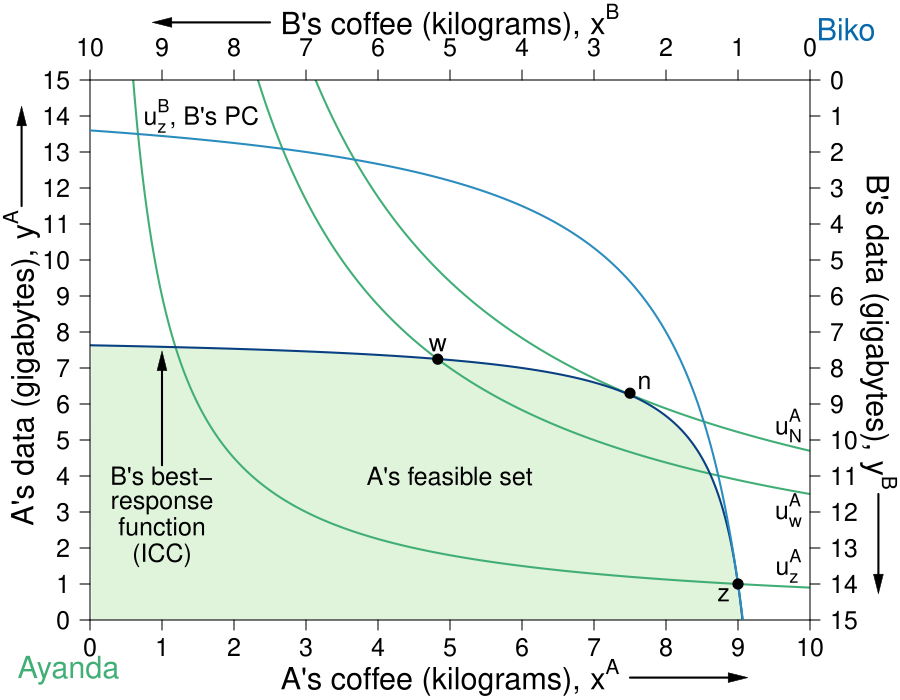

Recreate this plot in R.
#require(ggplot2)
require(shape)
pdf(file = "property/psp_offer_final_newz_initial.pdf", width = 9, height = 7)

#Set parameters for graphics
pointsize <- 1.8
axislabelsize <- 1.8
labelsize <- 1.5
namesize <- 1.8
annotatesize <- 1.5
graphlinewidth <- 2
segmentlinewidth <- 1.5

COL <- c("#7fc97f", "#beaed4", "#fdc086", "#ffff99", "#386cb0", "#f0027f", "#bf5b17", "#666666")
COLA <- c("#e0f3db", "#99d8c9","#66c2a4","#41ae76", "#238b45", "#005824")
COLB <- c("#c6dbef", "#4eb3d3", "#2b8cbe", "#0868ac","#084081")
COLC <- c("#fcfbfd", "#efedf5", "#dadaeb", "#bcbddc", "#9e9ac8", "#807dba", "#6a51a3", "#54278f", "#3f007d")

uAlog <- function(xA, yA, alpha = 1/2){
  alpha*log(xA) + (1-alpha)*log(yA)
}

indifflogA <- function(xA, U, alpha = 1/2){
  exp((U - alpha*log(xA))/(1 - alpha))
}

uBlog <- function(xA, yA, alpha = 1/2){
  alpha*log(10-xA) + (1-alpha)*log(15-yA)
}

indifflogB <- function(xA, U = uBlog(9,1), alpha = 1/2){
  15 - exp((U - alpha*log(10-xA))/(1 - alpha))
}

paretoEC <- function(x, ybar = 15, xbar = 10) {
  (ybar/xbar)*x
}

paretoEC <- function(x) {
  (3/2)*x
}

MonopolyPrice <- function(x) {
  32.8 - (6.3-1)/(2.5-1)*x 
}

OfferCurveA <- function(x) {
  x/(2*x  - 9)
}


#Use the TIOLI funciton to find what value of x you should have for point g
xatioli <- function(uza){
  exp(uza - (1/2)*log(3/2))
}

xbtioli <- function(uzb){
  exp(uzb - (1/2)*log(3/2))
}
# mrsplot <- function(x) {
#   (13/2)*(x/(9-x)^2)
# }

# OfferCurveB <- function(x) {
#   15 - (13/2)*(10 - x)/(9 - x)
# }

OfferCurveB <- function(x) {
  15 - (7*(10 - x))/(10 - x - 1/2)
}

#Deriving the offer curves: let py = 1
#wA = 8px + 2py = 8px + 2; Demand: x = w/2px => x = 4 + 1/px => px = 1/(x - 4)
#Offer curve is y = px*x => (1/(x-4))*x = x/(x-4) defined for x neq 4
#wA = 2px + 13py = 2px + 13; Demand: x = w/2px => x = 1 + 13/2px => px = 13/2(x - 1)
#B's Offer curve is y = px*x => (13/2)(1/(x-1))*x = (13/2)(x/(x-1)
#Therefore in terms of yA and xA:
#15 - y = (13/2)*(10 - x)/(10 - x - 1)
#Therefore y = 15 - (13/2)*(10-x)/(9 - x) defined for x neq 9
#The tangency of the indifference curve and the offer curve gives mrsplot
#Where mrsplot equals that offer curve, we get x = (3/17)*(51 - sqrt(221)) = 6.376576; 
#So y = 6.022321; therefore u = (6.376576^0.5)*(6.022321^0.5)



par(mar =  c(4, 4.5, 4, 4.5))
xlims <- c(0, 10)
ylims <- c(0, 15)
xlims2 <- c(10, 0)
ylims2 <- c(15, 0)
x <- seq(xlims[1], xlims[2], length.out = npts)
y <- seq(ylims[1], ylims[2], length.out = npts) 


plot(0, 0, xlim = xlims, ylim = ylims, type = "n",
     xlab = "",
     ylab = "", 
     xaxt = "n", 
     yaxt = "n", 
     cex.lab = axislabelsize, 
     bty = "n",
     xaxs="i", 
     yaxs="i")


npts <- 500 
npts2 <- 501

#Specify the sequences of points for graphing. 
xx1 <- seq(xlims[1], xlims[2], length.out = npts)
yy1 <- indiffcurveA2(xx1, U = 4, A = 1, a = 0.5)
yy2 <- indiffcurveA2(xx1)


xpolyF <- seq(from = 0, to = 9.499, length.out = 501)
ypolyF1 <- OfferCurveB(xpoly1)
polygon(c(0, xpolyF, xlims[2]), 
        c(OfferCurveB(0), 0, OfferCurveB(xpolyF)),
        border = FALSE, col = COLA[1])

# polygon(x = c(xpolyF, rev(xpolyF)), y = c(ypolyF1, rev(ypolyF1)), col=COLB[1], density=NULL, border = NA)



#I need something like xx1 with npts for 
# xpoly1 <- seq(from = 4.15, to = 7.5, length.out = 500)
# ypoly1 <- indifflogA(xpoly1, U = uAlog(7.5, 6.3))
# ypoly2 <- indifflogB(xpoly1, U = uBlog(7.5, 6.3))
# polygon(x = c(xpoly1, rev(xpoly1)), y = c(ypoly1, rev(ypoly2)), col=COL[4], density=NULL, border = NA)

a2 <- c(uAlog(9,1), uAlog(4.83, (3/2)*4.83),1.925)

contour(x, y, 
        outer(x, y, uAlog),
        drawlabels = FALSE,
        col = COLA[4],
        lwd = graphlinewidth,
        levels = a2, 
        xaxs="i", 
        yaxs="i", 
        add = TRUE)

xx2 <- seq(4, xlims[2], length.out = npts)
xx3 <- seq(xlims[1], 9.5, length.out = npts)

#Pareto efficient curve
#segments(0, 0, 10, 15, lty = 1, lwd = graphlinewidth, col = COL[2])

# text(8, 10, expression("Pareto-efficient curve"), cex = annotatesize)
# Arrows(8.5, 10.3, 8.5, 12.2, col = "black", lty = 1, lwd = backgroundlinewidth, arr.type = "triangle", arr.lwd = 0.5)



#Draw the lines for the graphs
#lines(xx1, indiffcurveA1(xx1), col = COLA[3], lwd = graphlinewidth)
#lines(xx1, indiffcurveA2(xx1), col = COLA[4], lwd = graphlinewidth)
#lines(xx1, indiffcurveA3(xx1), col = COLA[4], lwd = graphlinewidth)

#lines(xx1, mrsplot(xx1), col = COL[1], lwd = graphlinewidth)
# lines(xx1, indiffcurveBneg1(xx1, U = 5.703502), col = COLB[3], lwd = graphlinewidth)
# lines(xx1, indiffcurveBneg1(xx1), col = COLB[3], lwd = graphlinewidth)

lines(xx3, OfferCurveB(xx3), col = COLB[5], lwd = graphlinewidth)
#lines(xx1, MonopolyPrice(xx1), col = COL[8], lwd = graphlinewidth)

#Customize ticks and labels for the plot
ticksy <- seq(from = 0, to = 15, by = 1)
ylabels <- seq(from = 0, to = 15, by = 1)
ticksx <- seq(from = 0, to = 10, by = 1)
xlabels <- seq(from = 0, to = 10, by = 1)
axis(1, at = ticksx, pos = 0, labels = xlabels, cex.axis = labelsize)
axis(2, at = ticksy, pos = 0, labels = ylabels, las = 1, cex.axis = labelsize)

mtext(expression(paste("A's coffee (kilograms), ", x^A)), side=1, line = 3, cex = axislabelsize)
text(-0.95, 7, expression(paste("A's data (gigabytes), ", y^A)), xpd = TRUE, cex = axislabelsize, srt = 90) 

#Add arrows:
Arrows(-0.95, 11.5, -0.95, 14, col = "black", lty = 1, lwd = 2, arr.type = "triangle", arr.lwd = 0.5, xpd = TRUE)
Arrows(7.5, -1.6, 9, -1.6, col = "black", lty = 1, lwd = 2, arr.type = "triangle", arr.lwd = 0.5, xpd = TRUE)

#arrows(-0.75, 11.5, -0.75, 14, xpd = TRUE, length=0.1,angle=40,lwd=3)
#arrows(7.5, -1.6, 9, -1.6, xpd = TRUE, length=0.1,angle=40,lwd=3)


#Annotation of the three graphs and the NE
#text(9.6, 0.9, expression(u[1]^A))
# text(9.2, 2.4, expression(u[1]^A == u[z]^A), cex = labelsize)
# text(9.2, 4.9, expression(u[2]^A == u[a]^A), cex = labelsize)
text(9.7, 1.5, expression(u[z]^A), cex = labelsize)
text(9.7, 3.05, expression(u[w]^A), cex = labelsize)
text(9.7, 5.4, expression(u[N]^A), cex = labelsize)
#text(9.6, 5.9, expression(u[4]^A))

#Perhaps useful point to label the unused intersection of the participation constraints
#points(1.34, 12, pch = 16, col = "black", cex = 1.5)




#Label B's offer curve
text(1, 4, expression("B's best-"), cex = annotatesize)
text(1, 3.2, expression("response"), cex = annotatesize)
text(1, 2.6, expression("function"), cex = annotatesize)
text(1, 1.8, expression("(ICC)"), cex = annotatesize)
Arrows(1, 4.3, 1, 7.2, col = "black", lty = 1, lwd = 2, arr.type = "triangle", arr.lwd = 0.5)


text(5, 4, expression("A's feasible set"), cex = annotatesize)
#text(1.3, 3.2, expression("of prices"), cex = annotatesize)


#Monopoly Price Line
# text(6.5, 14.25, expression(paste("A chooses a price")), cex = annotatesize)
# text(6.5, 13.5, expression(paste("for a budget constraint")), cex = annotatesize)
# text(6.5, 12.75, expression(paste("with slope", phantom()==-p^N)), cex = annotatesize)
# Arrows(5.3, 13, 3.8, 13, col = "black", lty = 1, lwd = 2, arr.type = "triangle", arr.lwd = 0.5)


text(-0.3, -1.4, expression("Ayanda"), xpd = TRUE, cex = namesize, col = COLA[4])
text(10.5, 16.4, expression("Biko"), xpd = TRUE, cex = namesize, col = COLB[4])

#Set up second axes and labels

par(new = TRUE)

#Use the same x and ylims as previously, but with locations switched
xlims2 <- c(10, 0)
ylims2 <- c(15, 0)

#Leave the ylab and xlab blank to ensure no axes titles
plot(0, 0, xlim = xlims2, ylim = ylims2, type = "n",
     xlab = expression(paste("")),
     ylab = expression(paste("")),
     xaxt = "n", 
     yaxt = "n", 
     cex.lab = 1.3, 
     bty = "n",
     xaxs="i", 
     yaxs="i")

#Set up axes at sides 3 and 4 (top and right)
axis(side = 3, at = ticksx, pos = 0, labels = xlabels, cex.axis = labelsize)
axis(side = 4, at = ticksy, pos = 0, labels = ylabels, las = 1, cex.axis = labelsize)

text(5, -1.6, expression(paste("B's coffee (kilograms), ", x^B)), xpd = TRUE, cex = axislabelsize)
text(-0.95, 7, expression(paste("B's data (gigabytes), ", y^B)), xpd = TRUE, cex = axislabelsize, srt = 270) 

b <- c(uBlog2(1,14))


contour(x, y,
        outer(x, y, uBlog2),
        drawlabels = FALSE,
        col = COLB[3],
        lwd = graphlinewidth,
        levels = b,
        xaxs="n",
        yaxs="n",
        add = TRUE,
        xpd = TRUE)


#Add arrows:
Arrows(-0.95, 11.5, -0.95, 14, col = "black", lty = 1, lwd = 2, arr.type = "triangle", arr.lwd = 0.5, xpd = TRUE)
Arrows(7.5, -1.6, 9, -1.6, col = "black", lty = 1, lwd = 2, arr.type = "triangle", arr.lwd = 0.5, xpd = TRUE)

# arrows(-0.75, 11.5, -0.75, 14, xpd = TRUE, length=0.1,angle=40,lwd=3)
# arrows(7.5, -1.5, 9, -1.5, xpd = TRUE, length=0.1,angle=40,lwd=3)

#Functions for B's indifference curves
indiffcurveB1 <- function(x, U = 5.09, A = 1, a = 0.5) {
  ((((U-2)/A)*(1/x)^a)^(1/(1-a)))
}

indiffcurveB2 <- function(x, U = 5.09, A = 1, a = 0.5) {
  (((U/A)*(1/x)^a)^(1/(1-a)))
}

indiffcurveB3 <- function(x, U = 5.703502, A = 1, a = 0.5) {
  ((((U)/A)*(1/x)^a)^(1/(1-a)))
}

indiffcurveB4 <- function(x, U = 8.244574, A = 1, a = 0.5) {
  ((((U)/A)*(1/x)^a)^(1/(1-a)))
}

uB2 <- function(xB, yB, alpha = 1/2){
  ((xB)^alpha)*((yB)^(1 - alpha))
}




#lines(xx1, indiffcurveB1(xx1), col = COLB[3], lwd = graphlinewidth)
#lines(xx1, indiffcurveB2(xx1), col = COLB[3], lwd = graphlinewidth)
#lines(xx1, indiffcurveB3(xx1), col = COLB[3], lwd = graphlinewidth)
#lines(xx1, indiffcurveB4(xx1), col = COLB[3], lwd = graphlinewidth)

#Label B's indifference curves
text(8.45, 1, expression(paste(u[z]^B,", B's PC")), cex = annotatesize)
#text(8.8, 3.1, expression(u[N]^B), cex = annotatesize)
#text(9.1, 4.6, expression(u[3]^B))
#text(9.1, 8.2, expression(u[4]^B))

#Add a point for the initial endowment
points(1, 14, pch = 16, col = "black", cex = 1.5)
text(1.2, 14.3, expression(z), cex = labelsize)




#Label a point on the middle of the curve
#points(5, 7.5, pch = 16, col = "black", cex = 1.5)
#text(5, 7, expression(i))

#(5^0.5)*(7.5^0.5) = 6.123724

#Add point for comparison to participation constraint
#points(6.2, 1.55, pch = 16, col = "black", cex = 1.5)
#text(6.1, 1.2, expression(d))


#Calculate TIOLI power allocation for B
#mrs(x,y) => pareto efficient curve is (3/2)x = y
#A's initital utility is 4 = u(8,2) = (8^0.5)*(2^0.5)
#Therefore substitute in the contract curve u_e^A = 4 = (x^A)^(0.5)(3/2*x^A)^0.5
# => x^A = 4/((3/2)^0.5) = 3.27 => x^B = 6.73
# => y^A = 3/2(x^A) = 4.9 => y^B = 10.1

#Add point g for B's TIOLI power
# points(6.73, 10.1, pch = 16, col = "black", cex = 1.5)
# text(6.73, 10.6, expression(g))

#Calculate TIOLI power allocation for A
#mrs(x,y) => pareto efficient curve is (3/2)x = y
#A's initital utility is 4 = u(8,2) = (8^0.5)*(2^0.5)
#Therefore substitute in the contract curve u_e^A = 4 = (x^A)^(0.5)(3/2*x^A)^0.5
# => x^B = 5.09/((3/2)^0.5) = 4.16 => x^A = 5.84
# => y^B = 3/2(x^B) = 6.23 => y^A = 8.77 
#=> u^A = (5.84^0.5)*(8.77^0.5) = 7.156591
#Add point f for A's TIOLI power
#points(4.16, 6.23, pch = 16, col = "black", cex = 1.5)
#text(4.16, 5.8, expression(f))



#Annotating a point that is a Pareto improvement over e.
points(10 - 7.5, 15 - 6.3, pch = 16, col = "black", cex = 1.5)
text(10 - 7.5 - 0.2, 15 - 6.3 - 0.3, expression(paste(n)), cex = labelsize)
#(2.94^0.5)*(12.76^0.5)

#Label Pareto Improving Lens
#text(7, 5, expression(paste("Pareto-Improving Lens")))

# points(xbtioli(uBlog2(1,14)), 3/2*xbtioli(uBlog2(1,14)), pch = 16, col = "black", cex = 1.5)
# text(xbtioli(uBlog2(1,14)), 3/2*xbtioli(uBlog2(1,14)) - 0.7, 
#      expression(t^A), cex = annotatesize)

points(10 - 4.83, 15 - (3/2)*4.83, pch = 16, col = "black", cex = 1.5)
text(10 - 4.83, 15 - (3/2)*4.83 - 0.4, expression(w), cex = annotatesize)

dev.off()
